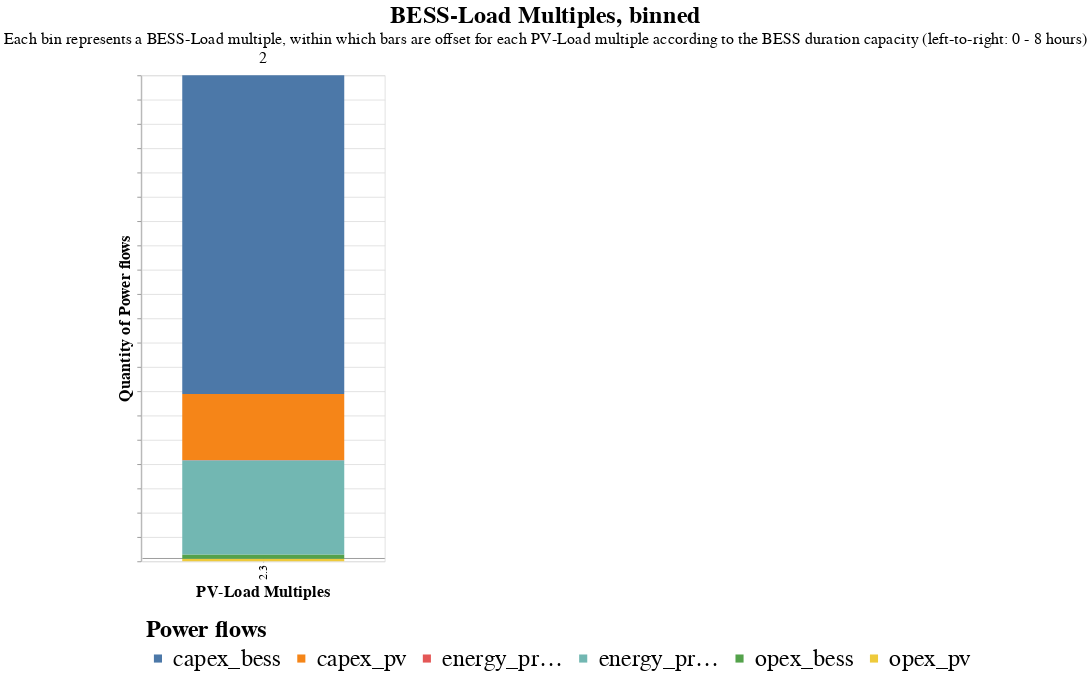

Notebook code cell kept with this figure:
### Code cell
# Select only the columns of interest
columns_of_interest = ['PV_Load_M', 'BESS_Load_M', 'T_BESS', 'capex_pv', 'capex_bess', 'opex_pv', 'opex_bess', 'energy_procurement_costs_load', 'energy_procurement_costs_bess']
subset_data = results_env[columns_of_interest]

# Melt the DataFrame to long format
melted_data = subset_data.melt(id_vars=['PV_Load_M', 'BESS_Load_M', 'T_BESS'], var_name='source', value_name='value')

# Plot stacked bar chart
quant= alt.Chart(
    melted_data,
    title= alt.TitleParams(
        text= 'BESS-Load Multiples, binned',
        subtitle= 'Each bin represents a BESS-Load multiple, within which bars are offset for each PV-Load multiple according to the BESS duration capacity (left-to-right: 0 - 8 hours)',
        anchor= 'middle',
        fontSize= 30,
        subtitleFontSize= 20
    )
).mark_bar().encode(
    x=alt.X('PV_Load_M:O', title='PV-Load Multiples', axis=alt.Axis(offset= -5)),
    #x2=alt.X2('PV_Load_M:O', title='PV-Load Multiple'),# axis=alt.Axis(offset=-5)),
    #x=alt.X('T_BESS:N', title= 'BESS Duration', axis= alt.Axis(offset= -5)),
    xOffset= 'T_BESS:N',
    y=alt.Y('sum(value):Q', title='Quantity of Power flows', axis= alt.Axis(labels= False)).stack('normalize'),
    color=alt.Color('source:N', legend= alt.Legend(title= 'Power flows')),
    column= alt.Column('BESS_Load_M:N', title= '', header= alt.Header(labelFontSize= 20)),
    tooltip=['PV_Load_M', 'BESS_Load_M', 'T_BESS', 'source', 'value'],
    #size= alt.Size('T_BESS:Q').scale(domain= (-0.1, 2)),
    
).properties(
    width=300,
    height=600
).configure_axis(
    labelFontSize= 15,
    titleFontSize= 20,
).configure_legend(
    labelFontSize= 30,
    titleFontSize= 30,
    orient= 'bottom',
    padding= 5
)
# num= alt.Chart(melted_data).mark_bar().encode(
#     x=alt.X('PV_Load_M:O', title='PV-Load Multiple', axis=alt.Axis(offset=-5)),
#     y=alt.Y('sum(value):Q', title='Quantity'),
#     color='source:N',
#     column= alt.Column('BESS_Load_M:N', title= 'BESS-Load Multiple, binned'),
#     tooltip=['PV_Load_M', 'BESS_Load_M', 'source', 'value'],
#     size= alt.Size('T_BESS:N').scale(domain= (-0.1, 2))
# ).properties(
#     width=300,
#     height=600
# )

quant

### Figure 1 — Vega-Lite specification as saved in the notebook (floating-point values rounded to 4 significant figures)
{"config": {"view": {"continuousWidth": 300, "continuousHeight": 300}, "axis": {"labelFontSize": 15, "titleFontSize": 20}, "legend": {"labelFontSize": 30, "orient": "bottom", "padding": 5, "titleFontSize": 30}}, "data": {"name": "data-273be161a9432e7c250aa763e1e5022c"}, "mark": {"type": "bar"}, "encoding": {"color": {"field": "source", "legend": {"title": "Power flows"}, "type": "nominal"}, "column": {"field": "BESS_Load_M", "header": {"labelFontSize": 20}, "title": "", "type": "nominal"}, "tooltip": [{"field": "PV_Load_M", "type": "quantitative"}, {"field": "BESS_Load_M", "type": "quantitative"}, {"field": "T_BESS", "type": "quantitative"}, {"field": "source", "type": "nominal"}, {"field": "value", "type": "quantitative"}], "x": {"axis": {"offset": -5}, "field": "PV_Load_M", "title": "PV-Load Multiples", "type": "ordinal"}, "xOffset": {"field": "T_BESS", "type": "nominal"}, "y": {"aggregate": "sum", "axis": {"labels": false}, "field": "value", "stack": "normalize", "title": "Quantity of Power flows", "type": "quantitative"}}, "height": 600, "title": {"text": "BESS-Load Multiples, binned", "anchor": "middle", "fontSize": 30, "subtitle": "Each bin represents a BESS-Load multiple, within which bars are offset for each PV-Load multiple according to the BESS duration capacity (left-to-right: 0 - 8 hours)", "subtitleFontSize": 20}, "width": 300, "$schema": "https://vega.github.io/schema/vega-lite/v5.8.0.json", "datasets": {"data-273be161a9432e7c250aa763e1e5022c": [{"PV_Load_M": 2.3, "BESS_Load_M": 2.0, "T_BESS": 1.0, "source": "capex_pv", "value": 560000.0}, {"PV_Load_M": 2.3, "BESS_Load_M": 2.0, "T_BESS": 1.0, "source": "capex_bess", "value": 2700000.0}, {"PV_Load_M": 2.3, "BESS_Load_M": 2.0, "T_BESS": 1.0, "source": "opex_pv", "value": 21000.0}, {"PV_Load_M": 2.3, "BESS_Load_M": 2.0, "T_BESS": 1.0, "source": "opex_bess", "value": 36000.0}, {"PV_Load_M": 2.3, "BESS_Load_M": 2.0, "T_BESS": 1.0, "source": "energy_procurement_costs_load", "value": 800300.0}, {"PV_Load_M": 2.3, "BESS_Load_M": 2.0, "T_BESS": 1.0, "source": "energy_procurement_costs_bess", "value": 1543.0}]}}
